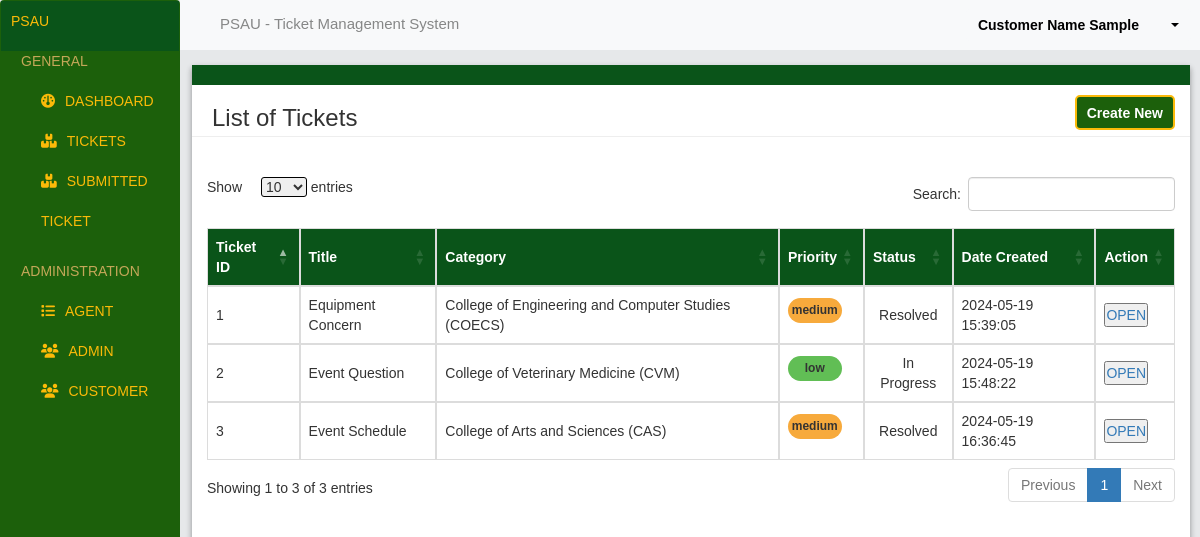
Page /admin/tickets/index.php (signed in) on the committed database.
### tables this page shows
CREATE TABLE `users` (
  `id` int(11) NOT NULL,
  `username` varchar(255) NOT NULL,
  `password` varchar(255) NOT NULL,
  `full_name` varchar(60) NOT NULL,
  `image` text NOT NULL,
  `psau_email` varchar(60) NOT NULL,
  `role` enum('customer','staff','admin') NOT NULL,
  `department` text NOT NULL
);

CREATE TABLE `tickets` (
  `ticketID` int(11) NOT NULL,
  `category` varchar(100) NOT NULL,
  `priority` enum('low','medium','high') NOT NULL,
  `title` varchar(255) NOT NULL,
  `description` text NOT NULL,
  `attachment` text NOT NULL,
  `status` enum('Open','In Progress','Resolved') NOT NULL DEFAULT 'Open',
  `creatorID` int(11) NOT NULL,
  `assigneeID` int(11) DEFAULT NULL,
  `createdAt` timestamp NOT NULL DEFAULT current_timestamp(),
  `updatedAt` timestamp NOT NULL DEFAULT current_timestamp() ON UPDATE current_timestamp()
);

### admin/tickets/index.php (the view, shortened to what this page needs)
<?php
    include '../../connectivity.php';
$username = $_SESSION["username"];
$sql = "SELECT id, full_name FROM users WHERE username = ?";
$stmt = $conn->prepare($sql);
$stmt->bind_param("s", $username);
$stmt->execute();
$result = $stmt->get_result();
if ($result->num_rows > 0) {
    $row = $result->fetch_assoc();
    $full_name = $row['full_name'];
} else {
    $user_id = null;
    $full_name = "Unknown";
}
?>
<!DOCTYPE html>
<html lang="en">
<head>
      <link rel="stylesheet" href="https://cdnjs.cloudflare.com/ajax/libs/font-awesome/6.5.2/css/all.min.css"
 />
    <link rel="stylesheet" href="https://maxcdn.bootstrapcdn.com/bootstrap/3.4.1/css/bootstrap.min.css">
    <link rel="stylesheet" href="https://cdn.datatables.net/1.13.4/css/dataTables.bootstrap5.min.css" />
      <link rel="stylesheet" href="../../css/admin-ui.css" />
</head>
<body>
    <div class="navbar">
        <div class="home-nav">
            <p>PSAU</p>
        </div>
        <ul>
            <p class="sub-title">General</p>
            <li class="dash"><a href="http://localhost/psau4/admin/index.php"><i class="fa-solid fa-gauge"></i>Dashboard</a></li>
            <li><a href="http://localhost/psau4/admin/tickets/index.php"><i class="fa-solid fa-boxes-stacked"></i>Tickets</a></li>
            <li><a href="http://localhost/psau4/admin/tickets/ticket-view.php"><i class="fa-solid fa-boxes-stacked"></i>Submitted Ticket</a></li>
            <br />
            <p class="sub-title">Administration</p>
            <li><a href="http://localhost/psau4/admin/agents/index.php"><i class="fa-solid fa-list"></i>Agent</a></li>
            <li><a href="http://localhost/psau4/admin/admin/index.php"><i class="fa-solid fa-users"></i>Admin</a></li>
            <li><a href="http://localhost/psau4/admin/customer/index.php"><i class="fa-solid fa-users"></i>Customer</a></li>
        </ul>
    </div>
    <div class="header">
        <div class="header-title">
            <p>PSAU - Ticket Management System</p>
        </div>
        <div class="account-header">
    <div class="dropdown">
        <button class="btn dropdown-toggle" type="button" data-toggle="dropdown">
         <div class="button-container"><p class="fullname"><?php echo $full_name; ?></p>
            <span class="caret"></span></div>
        </button>
    </div>
</div>
    </div>
    <div class="content">
        <div class="content_design">a</div>
        <div class="conten_text">
            <h3>List of Tickets</h3>
            <a href="create-ticket.php"><button ><i class="bi bi-plus"></i>Create New</button></a>
        </div>
        <hr class="hr_content">
        <div class="table-container">
            <table id="myTable" class="display" style="width:100%">
                <thead>
                    <tr>
                        <th>Ticket ID</th>
                        <th>Title</th>
                        <th>Category</th>
                        <th>Priority</th>
                        <th>Status</th>
                        <th>Date Created</th>
                        <th>Action</th>
                    </tr>
                </thead>
                <tbody>
                <?php
                    $query = "select * from tickets";
                    $result = $conn->query($query);
                    while ($row = $result->fetch_assoc()) {
                        $status_color = '';
                        switch ($row['priority']) {
                            case 'low':
                                $status_color = '#61BE55';
                                break;
                            case 'medium':
                                $status_color = '#F7AA3C';
                                break;
                        }
                        echo "<tr>
                            <td>" . $row['ticketID'] . "</td>
                            <td>" . $row['title'] . "</td>
                            <td>" . $row['category'] . "</td>
                            <td><p style='background-color: $status_color; border-radius:20px; padding-top:4px; text-align:center; font-weight:bold; font-size:12px; width:80%; height:25px;'>" . $row['priority'] . "</p></td>
                            <td style='text-align:center;'>" . $row['status'] . "</td>
                            <td>" . $row['createdAt'] . "</td>
                            <td>
                                <a href='open-ticket.php?id=" . $row['ticketID'] . "'><button>OPEN</button></a>
                            </td>";
                    }
                    ?>
                </tbody>
            </table>
        </div>
    </div>
</body>
</html>

### css/admin-ui.css (style rules this page uses)
* { margin: 0; padding: 0; box-sizing: border-box; font-family: "Poppins", sans-serif; }
body { background-color: #E6E8EA; }
.navbar { background-color: #1C600B; width: 15%; top: 0; margin: 0%; position: relative; display: flex; flex-direction: column; height: 200vh; color: white; font-family: "Oswald", sans-serif; font-weight: 500; position:fixed; padding-bottom: 100px; text-transform: uppercase; }
.home-nav { background: #0A5419; padding: 10px; color: #FBBA09; }
.sub-title { padding-left: 20px; cursor: default; }
ul { padding: 0; color: #C4A759; }
ul li { list-style: none; transition: background-color 0.5s; }
ul li a { display: block; padding-left: 40px; text-decoration: none; line-height: 40px; color: #FBBA09; font-size: 20; transition: .3s; }
ul li a i { margin-right: 10px; }
.header { display: flex; flex-direction: row; justify-content: space-between; background-color: #F8F9FA; height: 50px; margin-left: 15%; position: fixed; top: 0; width: 85%; z-index: 100; transition: 300ms; }
.header-title { text-align:start ; font-size: 15px; color: #868787; flex: 1; padding: 13px; padding-left: 40px; }
.account-header { flex: 1; text-align: end; padding: 9px; }
.dropdown .btn { border: none; background-color: #F8F9FA; color: black; font-weight: bold; }
.content { display: flex; flex-direction: column; margin-top: 65px; margin-left: 16%; margin-right: 10px; box-shadow: rgba(0, 0, 0, 0.16) 0px 3px 6px, rgba(0, 0, 0, 0.23) 0px 3px 6px; font-family: "Poppins", sans-serif; background-color: #FFFFFF; }
.content_design { color: #0A5419 ; background-color: #0A5419; }
.conten_text { display: flex; flex-direction: row; justify-content: space-between; margin-left: 20px; font-size: 2rem; font-weight: 700; }
.conten_text a button { text-decoration: none; color: white; font-weight: light; font-size: 14px; padding: 5px; padding-left: 10px; padding-right: 10px; margin-right: 15px; background-color: #1C600B; border-radius: 5px; width: auto; height: 35px; margin-top: 10px; border: 2px solid #FBBA09; }
.hr_content { margin-top: -5px; background-color: #EEEEEE; margin-top: 5 px; }
.table-container { margin: 15px; height: 100vh; overflow-x: hidden; margin-left: 15px ; margin-top: 20px; display: flex; flex-direction: column; }
.button-container { position: relative; display: inline-block; height: 10px; }
.fullname { display: inline-block; margin-right: 40px; }
.caret { position: absolute; top: 50%; transform: translateY(-50%); right: 0; margin-top: 5px; }

### admin/tickets/index.php (style rules this page uses)
.table-container { height: 600px; overflow-x: hidden; margin-left: 15px ; margin-top: 20px; display: flex; flex-direction: column; }
table { width: 100%; border-collapse: collapse; }
th, td { border: .2px solid gainsboro; text-align: left; padding: 8px; }
th { background: #0A5419; color: white; }
tbody tr:nth-child(even) { background-color: #4f5052; }

### rows in the picture
users: full_name "Customer Name Sample"
tickets: ticketID "1", title "Equipment Concern", category "College of Engineering and Computer Studies (COECS)", priority "medium", status "Resolved", createdAt "2024-05-19 15:39:05"
tickets: ticketID "2", title "Event Question", category "College of Veterinary Medicine (CVM)", priority "low", status "In Progress", createdAt "2024-05-19 15:48:22"
tickets: ticketID "3", title "Event Schedule", category "College of Arts and Sciences (CAS)", priority "medium", status "Resolved", createdAt "2024-05-19 16:36:45"
